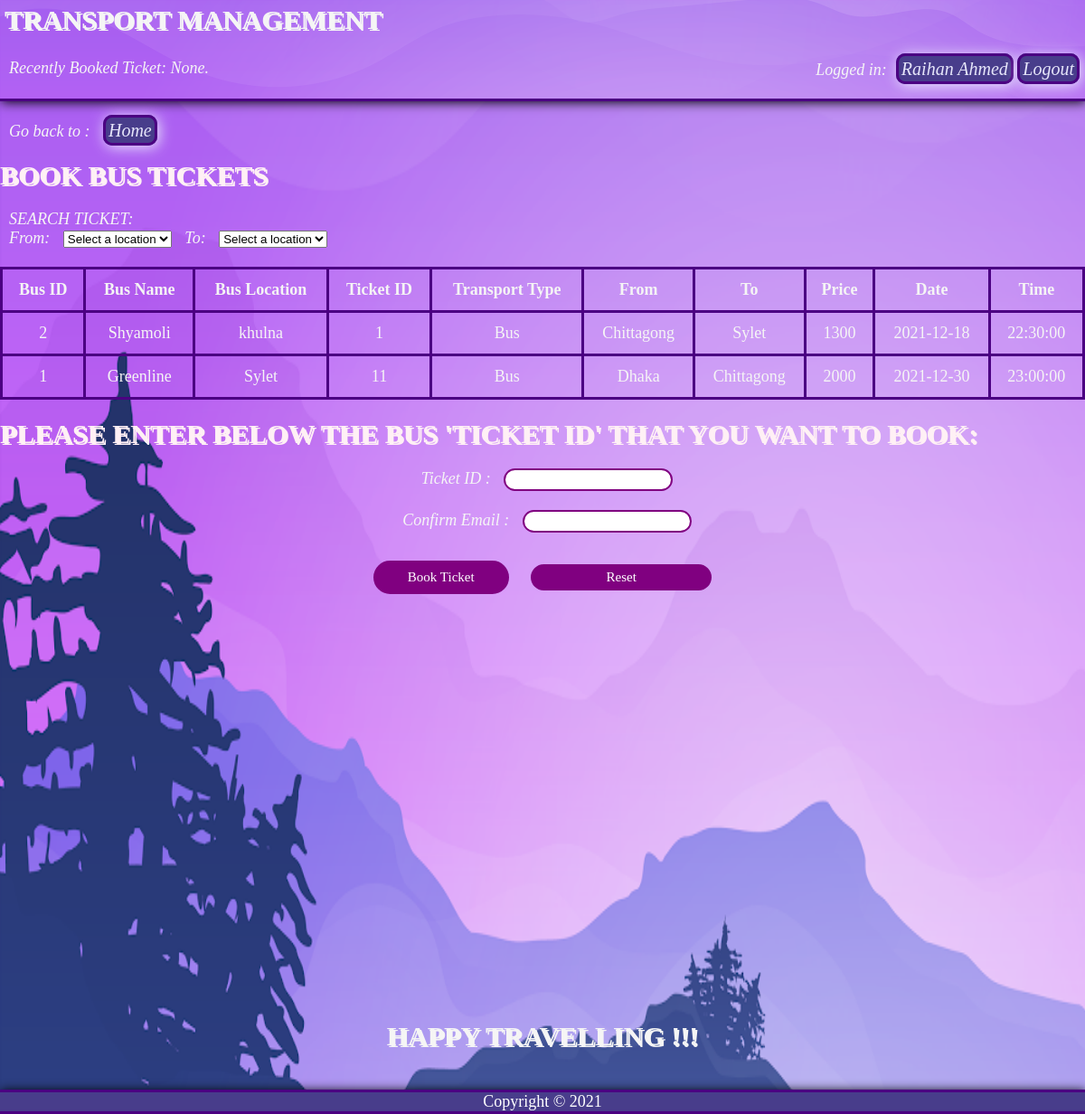
The page /Book_Bus_Tickets.php (signed in) on the database its author committed.
### tables this page shows
CREATE TABLE `tickets` (
  `ticket_id` int(10) NOT NULL,
  `location_to` varchar(40) NOT NULL,
  `location_from` varchar(40) NOT NULL,
  `date` date NOT NULL,
  `time` time NOT NULL,
  `price` varchar(40) NOT NULL,
  `transportType` varchar(40) NOT NULL,
  `bookedBy` varchar(40) NOT NULL,
  `b_id` int(10) DEFAULT NULL,
  `p_id` int(10) DEFAULT NULL,
  `t_id` int(10) DEFAULT NULL
);

CREATE TABLE `bus` (
  `b_id` int(10) NOT NULL,
  `b_name` varchar(40) NOT NULL,
  `b_location` varchar(40) NOT NULL
);

### Controller/bookBusTicketController.php (called while the page is built, shortened)
<?php
require_once 'Model/Model.php';
$conn = db_conn();
$selectQuery = "SELECT * FROM `tickets` WHERE transportType = 'Bus'";
try {
    $stmt = $conn->query($selectQuery);
} catch (PDOException $e) {
    echo $e->getMessage();
}
$rows = $stmt->fetchAll(PDO::FETCH_ASSOC);

### Book_Bus_Tickets.php (the view, shortened to what this page needs)
<!DOCTYPE html>
<html lang="en">
<head>
    <link rel="stylesheet" type="text/css" href="CSS/style.css">
</head>
<body>
    <?php
    include 'Header.php';
    ?>
    <?php require_once 'Controller/bookBusTicketController.php'; ?>
    <form method="post">
        <br>
        <label style='color:whitesmoke'>Go back to :</label>
        <a href="Customer_Home.php">Home</a><br><br>
        <h2>BOOK BUS TICKETS</h2><br>
        <label style='color:whitesmoke'>SEARCH TICKET:</label><br>
        <label style='color:whitesmoke'>From: </label>
        <select name="busFrom" id="busFrom" onchange="searchTicketFrom(this.value)">
            <option value="" disabled selected>Select a location</option>
        </select>
        <label style='color:whitesmoke'>To: </label>
        <select name="busTo" id="busTo" onchange="searchTicketTo(this.value)">
            <option value="" disabled selected>Select a location</option>
        </select>
        <br><br>
        <div style="overflow:auto;" id="displayTicket">
            <table class="tableStyle">
                <tr>
                    <th>Bus ID</th>
                    <th>Bus Name</th>
                    <th>Bus Location</th>
                    <th>Ticket ID</th>
                    <th>Transport Type</th>
                    <th>From</th>
                    <th>To</th>
                    <th>Price</th>
                    <th>Date</th>
                    <th>Time</th>
                </tr>
                <?php
                foreach ($rows as $i => $tData) {
                    if ($tData['bookedBy'] == "") {
                        $conn = db_conn();
                        $selectQuery = "SELECT * FROM `bus` where b_id = ?";
                        try {
                            $stmt = $conn->prepare($selectQuery);
                            $stmt->execute([$tData["b_id"]]);
                        } catch (PDOException $e) {
                            echo $e->getMessage();
                        }
                        $bData = $stmt->fetch(PDO::FETCH_ASSOC);
                        echo '<tr>
                                <td>' . $bData["b_id"] . '</td>
                                <td>' . $bData["b_name"] . '</td>
                                <td>' . $bData["b_location"] . '</td>
                                <td>' . $tData["ticket_id"] . '</td>
                                <td>' . $tData["transportType"] . '</td>
                                <td>' . $tData["location_from"] . '</td>
                                <td>' . $tData["location_to"] . '</td>
                                <td>' . $tData["price"] . '</td>
                                <td>' . $tData["date"] . '</td>
                                <td>' . $tData["time"] . '</td>
                            </tr>';
                    }
                }
                ?>
            </table>
        </div>
        <br>
        <h2>Please enter below the bus 'Ticket ID' that you want to book:</h2>
        <span style="display:inline-block; width: 100%; text-align:center;">
            <br>
            <div class="row">
                <div class="column">
                    <label style='color:whitesmoke'>Ticket ID :</label>
                    <input type="text" name="ticketId" id="ticketId" onblur="checkTicketId()" onkeyup="checkTicketId()">
                    <br>
                    <br>
                    <label style='color:whitesmoke'>Confirm Email :</label>
                    <input type="text" name="email" id="email" onblur="checkEmail()" onkeyup="checkEmail()">
                    <br>
                </div>
            </div>
            <br>
            <input type="submit" name="submit" value="Book Ticket">
            <input type="reset" name="reset" value="Reset"><br>
        </span>
        <br><br><br><br><br><br><br><br><br><br><br><br><br><br><br><br><br><br><br><br><br><br><br>
        <h1 style="text-align: center;">HAPPY TRAVELLING !!!</h1>
        <br><br>
        <?php include 'Footer.php'; ?>
</body>
</html>

### Header.php (shortened to what this page needs)
<!DOCTYPE html>
<html lang="en">
<head>
    <link rel="stylesheet" type="text/css" href="CSS/style.css">
</head>
<body>
    <div class="header">
        <h1 style="padding: 5px;"> Transport Management</h1><br>
        <?php
        if (isset($_SESSION['name'])) {
            echo '<div class="row"><div class="column" style="color:whitesmoke"><label>Recently Booked Ticket: ';
            if (isset($_COOKIE['activity'])) {
                echo $_COOKIE['activity'];
            } else {
                echo "None.";
            }
            echo '</label></div>';
            echo '<div class="column">';
            echo '<span style="display:inline-block; width:99%; height:4%; text-align:right">';
            echo "<label style='color:whitesmoke'> Logged in:</label>";
            echo '<a href="View_Profile.php">';
            echo $_SESSION["name"];
            echo '</a> ';
            echo "<a href='Logout.php'>Logout</a>";
            echo '</div>';
            echo '</div>';
            echo '<br>';
        } else if (isset($_SESSION['email'])) {
            echo '<span style="display:inline-block; width:99%; height:4%; text-align:right">';
            echo "<label> Logged in: ";
            echo $_SESSION["email"];
            echo '</label>';
            echo "<a href='Logout.php'>Logout</a>";
            echo '</span>';
            echo '<br><br>';
        } else {
            echo '<span style="display:inline-block; width:99%; height:4%; text-align:right">';
            echo '<a href="Public_Home.php">Home</a> <a href="Login.php">Login</a> <a href="Registration.php">Registration</a> ';
            echo '</span>';
            echo '<br><br>';
        }
        ?>
    </div>
</body>
</html>

### Footer.php (shortened to what this page needs)
<!DOCTYPE html>
<html lang="en">
<head>
    <link rel="stylesheet" type="text/css" href="CSS/style.css">
</head>
<body>
    <div class="fotter">
        <span style="text-align:center;color: white;">
            <?php
            echo "<p>Copyright &copy; 2021</p>";
            ?>
        </span>
    </div>
</body>
</html>

### CSS/style.css (style rules this page uses)
* { margin: 0px; padding: 0px; box-sizing: border-box; }
body { background-color: DarkSlateBlue; background-image: url(../Pictures/backgroundImageDesktop.png); background-repeat: no-repeat; background-size: 160% 160%; background-attachment: fixed; font-size: large; }
div.header { background-image: url(../Pictures/backgroundImageDesktop.png); background-repeat: no-repeat; border-bottom: 3px solid Indigo; box-shadow: 1px 1px 12px; }
div.fotter { background-color: DarkSlateBlue; border-top: 3px solid Indigo; border-bottom: 3px solid Indigo; box-shadow: 1px 1px 12px; }
a { background-color: DarkSlateBlue; padding: 3px; text-decoration: none; font-style: italic; color: lavender; border: 3px solid Indigo; border-radius: 10px; font-size: 20px; box-shadow: 2px 2px 15px; }
h1 { color: whitesmoke; font-family: "Praise", cursive; text-transform: uppercase; text-shadow: 2px 2px; font-size: 30px; }
h2 { color: lavenderblush; font-family: "Praise", cursive; text-transform: uppercase; text-shadow: 2px 2px; font-size: 30px; }
label { margin: 5px; padding: 5px; font-family: "Praise", cursive; font-size: 18px; font-style: italic; }
input[type="submit"] { margin: 10px; width: 150px; color: white; padding: 5px; font-size: 15px; font-family: "Praise", cursive; border-radius: 100px; border: 5px solid purple; background-color: purple; }
input[type="reset"] { margin: 10px; width: 200px; color: white; padding: 1px; font-size: 15px; font-family: "Praise", cursive; border-radius: 100px; border: 5px solid purple; background-color: purple; }
input[type="text"] { padding: 3px 3px; box-sizing: border-box; border-radius: 100px; border: 2px solid purple; text-align: center; }
.row { display: flex; }
.column { flex: 50%; height: 50%; }
table, th, td { border: 3px solid Indigo; border-collapse: collapse; padding: 12px; text-align: center; border-style: solid; color: whitesmoke; }
.tableStyle { width: 100%; }

### rows shown on the page
tickets: b.b_id "2", b.b_name "Shyamoli", b.b_location "khulna", ticket_id "1", transportType "Bus", location_from "Chittagong", location_to "Sylet", price "1300", date "2021-12-18", time "22:30:00"
tickets: b.b_id "1", b.b_name "Greenline", b.b_location "Sylet", ticket_id "11", transportType "Bus", location_from "Dhaka", location_to "Chittagong", price "2000", date "2021-12-30", time "23:00:00"

### other values the page prints
$_SESSION["name"] "Raihan Ahmed"
